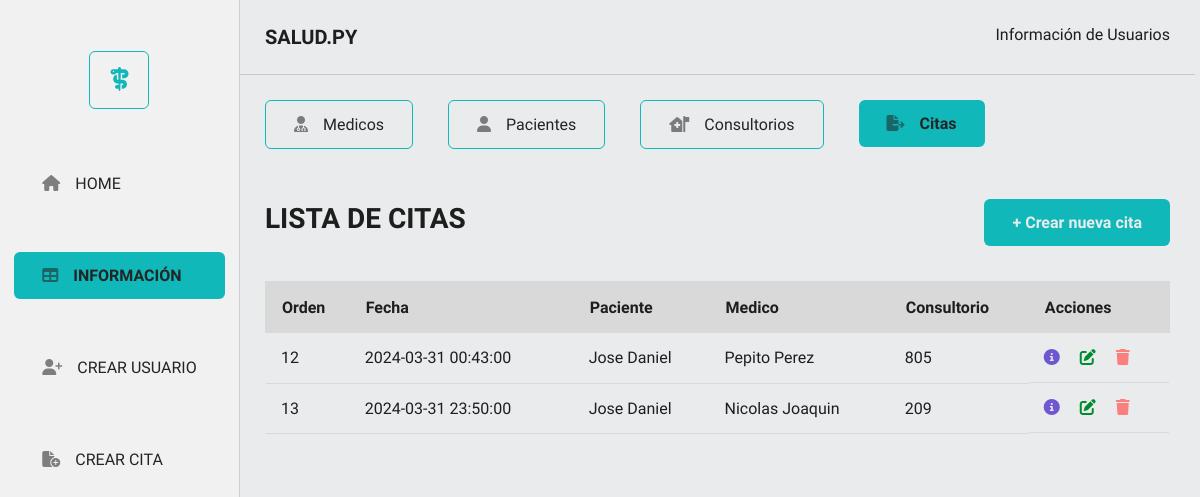
Page /citas on the earlier database version.
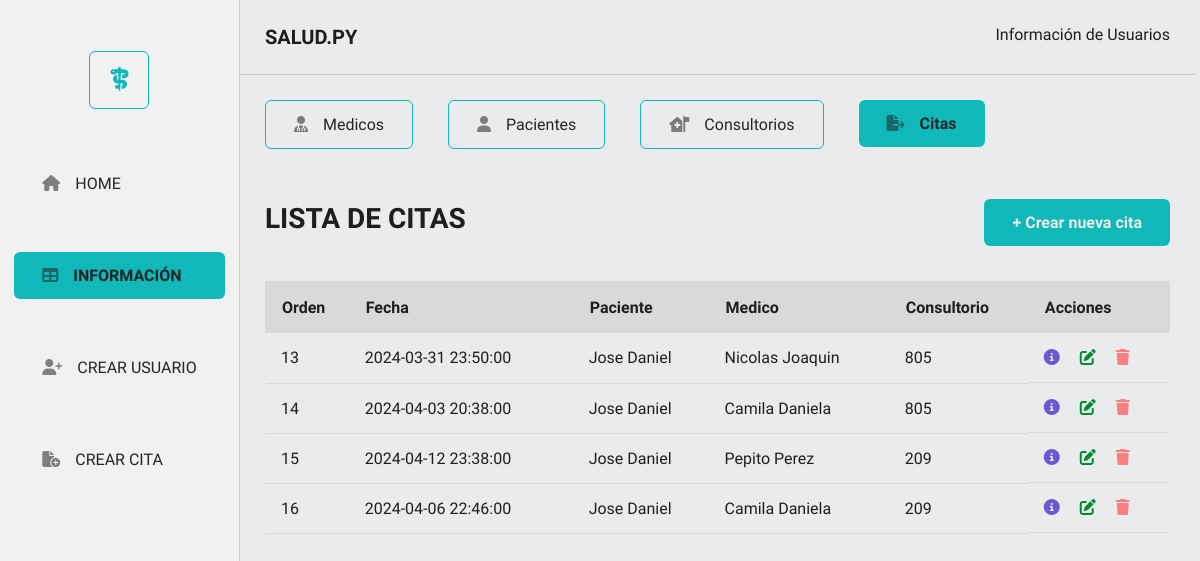
Same page on the later database version.
### app/models.py (models this page shows)
class Cita(db.Model):
    __tablename__ = 'citas'
    id = db.Column(db.Integer, primary_key = True)
    fecha = db.Column(db.DateTime, default = datetime.utcnow)
    paciente_id = db.Column(db.Integer, db.ForeignKey('pacientes.id'))
    medico_id = db.Column(db.Integer, db.ForeignKey('medicos.id'))
    consultorio_id = db.Column(db.Integer, db.ForeignKey('consultorios.id'))

class Paciente(db.Model):
    __tablename__ ='pacientes'
    id = db.Column(db.Integer, primary_key = True )
    nombres = db.Column(db.String(120), nullable = True )
    apellidos = db.Column(db.String(120), nullable = True)
    tipo_identificacion = db.Column(db.String(4), nullable = True)
    numero_identificacion = db.Column(db.Integer)
    altura = db.Column(db.Integer)
    tipo_sangre = db.Column(db.String(2))
    citas = db.relationship("Cita" , backref = "paciente" )

class Medico(db.Model):
    __tablename__='medicos'
    id = db.Column(db.Integer, primary_key = True )
    nombres = db.Column(db.String(120), nullable = True )
    apellidos = db.Column(db.String(120), nullable = True)
    tipo_identificacion = db.Column(db.String(4), nullable = True)
    numero_identificacion = db.Column(db.Integer)
    registro_medico = db.Column(db.Integer)
    especialidad = db.Column(db.String(50))
    citas = db.relationship("Cita" , backref = "medico" )

class Consultorio(db.Model):
    __tablename__ = 'consultorios'
    id= db.Column(db.Integer, primary_key = True)
    numero = db.Column(db.Integer)
    citas = db.relationship("Cita" , backref = "consultorio" )

### app/routes.py (the view)
@app.route('/citas')
def get_all_citas():
    citas = Cita.query.all()
    return render_template("citas/citas.html", citas = citas)

### app/templates/citas/citas.html (shortened to what this page needs)
<!DOCTYPE html>
<html lang="en">
  <head>
    <link rel="stylesheet" href="{{ url_for('static', filename='styles.css' )}}">
    <link rel="stylesheet" href="{{ url_for('static', filename='navs/menuLeft.css')}}">
    <link rel="stylesheet" href="{{ url_for('static', filename = 'info/infoUser.css')}}">
    <link rel="stylesheet" href="{{url_for('static', filename = 'modals/messages.css')}}"
  </head>
    <body>
      <section class="sectionHomeTable">
        <section class="navLeft">
          <div class="logoNav"><span><i class="fa-solid fa-staff-snake"></i></span></div>
          <div class="navMenuLeft">
            <ul>
              <li><a class="botonLineNone" href="http://127.0.0.1:5000/"><span><i class="fa-solid fa-house"></i></span>HOME</a></li>
              <li><a class="botonPrimary" href="http://127.0.0.1:5000/medicos"><span><i class="fa-solid fa-table"></i></span>INFORMACIÓN</a></li>
              <li><a class="botonLineNone" href="http://127.0.0.1:5000/medicos/create"><span><i class="fa-solid fa-user-plus"></i></span>CREAR USUARIO</a></li>
              <li><a class="botonLineNone" href="http://127.0.0.1:5000/citas/create"><span><i class="fa-solid fa-file-circle-plus"></i></span>CREAR CITA</a></li>
            </ul>
          </div>
        </section>
        <section class="contenidoRight">
          <nav>
            <div class="headerRight">
              <h3>SALUD.PY</h3>
              <p>Información de Usuarios</p>
            </div>
            <div class="navInfoRight">
              <ul>
                <li><a class="botonLine" href="http://127.0.0.1:5000/medicos"><span><i class="fa-solid fa-user-doctor"></i></span>Medicos</a> </li>
                <li><a class="botonLine" href="http://127.0.0.1:5000/pacientes"><span><i class="fa-solid fa-user"></i></span> Pacientes </a></li>
                <li><a class="botonLine" href="http://127.0.0.1:5000/consultorios"><span><i class="fa-solid fa-house-medical-flag"></i></span>Consultorios </a></li>
                <li><a class="botonPrimary" href="http://127.0.0.1:5000/citas"><span><i class="fa-solid fa-file-export"></i></span>Citas</a></li>
              </ul>
            </div>
          </nav>
          <section class="containerRight">
            <div class="navHeaderTable">
              <h3 class="titleTable">LISTA DE CITAS</h3>
              <a class="botonPrimary" href="http://127.0.0.1:5000/citas/create">+ Crear nueva cita</a>
            </div>
            <article>
              <table class="table">
                <thead class="tableTitle">
                  <tr>
                    <th>Orden</th>
                    <th>Fecha</th>
                    <th>Paciente</th>
                    <th>Medico</th>
                    <th>Consultorio</th>
                    <th>Acciones</th>
                  </tr>
                </thead>
                <tbody>
                  {% for cita in citas %}
                  <tr>
                    <td>{{ cita.id }}</td>
                    <td>{{ cita.fecha }}</td>
                    <td>{{ cita.paciente.nombres }}</td>
                    <td>{{ cita.medico.nombres }}</td>
                    <td>{{ cita.consultorio.numero }}</td>
                    <td class="accionIcon">
                      <a class="iconInfo" href="/citas/{{ cita.id }}"><i class="fa-solid fa-circle-info"></i></a>
                      <a class="iconUpdate" href="/citas/update/{{ cita.id}}"><i class="fa-solid fa-pen-to-square"></i></a>
                      <a class="iconDelete" href="/citas/delete/{{ cita.id }}"><i class="fa-solid fa-trash"></i></a>
                    </td>
                  </tr>
                  {% endfor %}
                </tbody>
              </table>
            </article>
          </section>
        </section>
      </section>
    </body>
</html>

### app/static/styles.css (style rules this page uses)
:root { --font-family-style : "Sarabun", sans-serif; --color-primary: #E9EBEC; --color-secundary: #10B8B9; --color-font : #1E1E1E; --color-font-text: #222426; --color-bg-secondary: #f1f1f1; --color-extra-bg: #D9D9D9; --color-extra-rgba: rgba(34, 36, 38, 0.17); --color-icon-rgba:rgba(34, 36, 38, 0.56); --color-delete: #FC7F7F; --color-upgrade:#008B2F; --color-details:#7057D2; --linea-color: 1px solid var(--color-extra-rgba); --border-butom: 1px solid var(--color-secundary); }
* { margin: 0; padding: 0; box-sizing: border-box; }
body { background-color: var(--color-primary); font-family: var(--font-family-style); color: var(--color-font); }
.sectionHomeTable { display: flex; }
.botonPrimary { display: flex; gap: 15px; align-items: center; border-radius: 6px; padding: 14px 28px; background-color: var(--color-secundary); text-decoration: none; color: var(--color-primary); font-weight: 600; border: none; }
.botonLine { display: flex; gap: 15px; align-items: center; border-radius: 6px; padding: 14px 28px; border: 1px solid var(--color-secundary); }
.botonLineNone { display: flex; gap: 15px; align-items: center; border-radius: 6px; padding: 14px 28px; }
.contenidoRight { width: 100%; padding-right: 35px; }
.headerRight { padding: 25px; display: flex; justify-content: space-between; border-bottom: var(--linea-color); }
.headerRight h3 { font-size: 1.25rem; font-weight: 600; }
@media (max-width: 1240px) { .contenidoRight { padding-right: 5px; } }

### app/static/navs/menuLeft.css (style rules this page uses)
:root { --color-primary: #E9EBEC; --color-secundary: #10B8B9; --color-font : #1E1E1E; --color-font-text: #222426; --color-bg-secondary: #f1f1f1; --color-extra-bg: #D9D9D9; --color-delete: #FC7F7F; --color-upgrade:#008B2F; --color-details:#7057D2; --color-extra-rgba: rgba(34, 36, 38, 0.17); --color-icon-rgba:rgba(34, 36, 38, 0.56); --linea-color: 1px solid var(--color-extra-rgba); --border-butom: 1px solid var(--color-secundary); }
.navLeft { height: 100vh; width: 20%; border-right: var(--linea-color); background: var(--color-bg-secondary); }
.logoNav { height: 20vh; display: flex; align-items: center; justify-content: center; }
.logoNav span { font-size: 1.5rem; border: var(--border-butom); padding: 14px 20px; border-radius: 6px; color: var(--color-secundary); }
.navMenuLeft { display: flex; justify-content: center; align-items: center; }
.navMenuLeft ul { list-style-type: none; display: flex; flex-direction: column; gap: 45px; }
.navLeft ul li a { text-decoration: none; color: var(--color-font-text); }
.navLeft ul li a span { color: var(--color-icon-rgba); }
@media (max-width: 1240px) { .navLeft { width: 25%; } }

### app/static/info/infoUser.css (style rules this page uses)
:root { --color-primary: #E9EBEC; --color-secundary: #10B8B9; --color-font : #1E1E1E; --color-font-text: #222426; --color-bg-secondary: #f1f1f1; --color-extra-bg: #D9D9D9; --color-delete: #FC7F7F; --color-upgrade:#008B2F; --color-details:#7057D2; --color-extra-rgba: rgba(34, 36, 38, 0.17); --color-icon-rgba:rgba(34, 36, 38, 0.56); --linea-color: 1px solid var(--color-extra-rgba); --border-butom: 1px solid var(--color-secundary); }
.navInfoRight { padding: 25px; }
.navInfoRight ul { display: flex; list-style-type: none; gap: 35px; }
.navInfoRight ul li a { text-decoration: none; color: var(--color-font-text); }
.navInfoRight ul li a span { color: var(--color-icon-rgba); }
.containerRight { padding: 25px; }
.navHeaderTable { display: flex; justify-content: space-between; align-items: baseline; margin-bottom: 35px; }
.navHeaderTable h3 { font-size: 1.75rem; }
.table { width: 100%; border-collapse: collapse; }
.tableTitle { height: 50px; text-align: left; border-radius: 6px; align-items: baseline; }
.tableTitle tr { background-color: var(--color-extra-bg); border-color: none; margin-left: 15px; }
.tableTitle th { border: 2px solid var(--color-extra-bg); padding-left: 15px; }
.table td { height: 50px; border-bottom: 1px solid var(--color-extra-bg); padding-left: 15px; }
.accionIcon { display: flex; gap: 20px; align-items: center; }
.iconInfo { color: var(--color-details); }
.iconUpdate { color: var(--color-upgrade); }
.iconDelete { color: var(--color-delete); }

Differences in the rows shown:
removed Cita: id "12", fecha "2024-03-31 00:43:00", paciente.nombres "Jose Daniel", medico.nombres "Pepito Perez", consultorio.numero "805"
changed Cita "Nicolas Joaquin": consultorio.numero "209" → "805"
added Cita: id "14", fecha "2024-04-03 20:38:00", paciente.nombres "Jose Daniel", medico.nombres "Camila Daniela", consultorio.numero "805"
added Cita: id "15", fecha "2024-04-12 23:38:00", paciente.nombres "Jose Daniel", medico.nombres "Pepito Perez", consultorio.numero "209"
added Cita: id "16", fecha "2024-04-06 22:46:00", paciente.nombres "Jose Daniel", medico.nombres "Camila Daniela", consultorio.numero "209"
